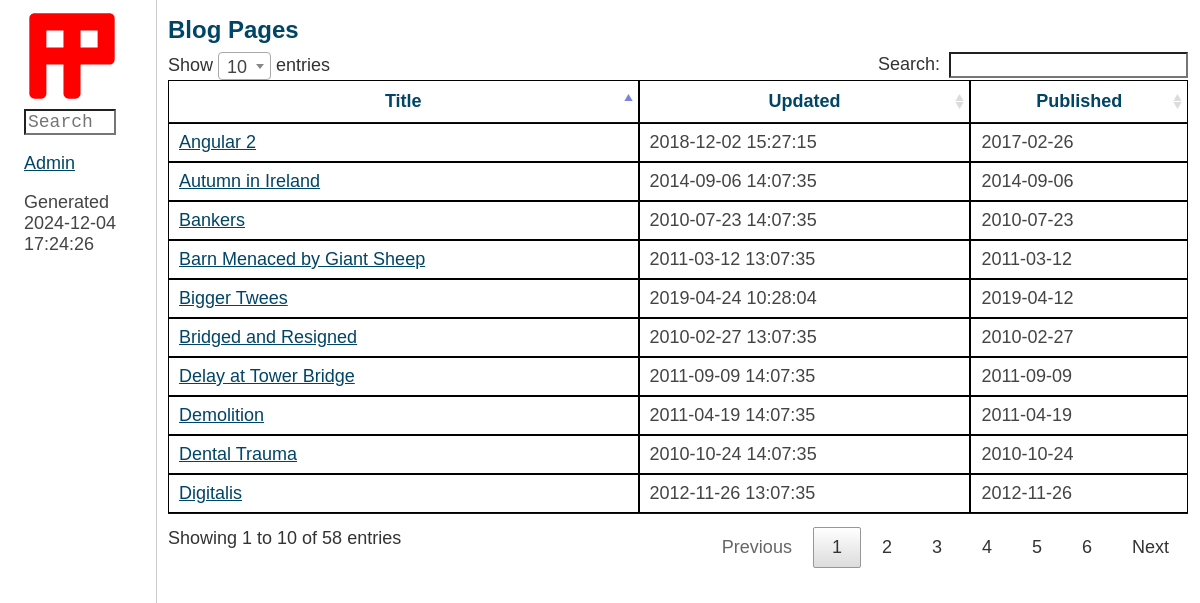
Screenshot of /blog/archive/ with the database file from the repository.
### blog/models.py (models this page shows, shortened)
class BlogPage(Page):
    published = models.DateField(
        verbose_name="Date Published", null=True, blank=True, help_text="dd/mm/yyyy"
    )
    class Meta:
        ordering = ["-published"]

### pages/models.py (models this page shows, shortened)
class Page(models.Model):
    title = models.CharField(max_length=250)
    slug = models.SlugField(max_length=250, unique=True)
    parent = models.ForeignKey("self", on_delete=models.SET_NULL, null=True, blank=True)
    updated = models.DateTimeField(verbose_name="Time Updated", auto_now=True)
    content = models.TextField(verbose_name="Page content", blank=True)
    class Meta:
        ordering = ["title"]

### blog/views.py (the view)
# urls.py: path("archive/", views.BlogPageListView.as_view(), name="blogpage-list"),
class BlogPageListView(ListView):
    model = BlogPage

### blog/templates/blog/blogpage_list.html (shortened to what this page needs)
{% extends "base.html" %}
{% block content %}
    <h2>Blog Pages</h2>
    <table>
        <thead>
            <tr><th>Title</th><th>Updated</th><th>Published</th></tr>
        </thead>
        <tbody>
        {% for blogpage in object_list %}
            <tr>
                <td><a href="{% url 'blogpage-detail'  blogpage.slug %}">{{ blogpage.title }}</a></td>
                <td>{{ blogpage.updated | date:"Y-m-d H:i:s" }}</td>
                <td>{{ blogpage.published | date:"c" }}</td>
            </tr>
        {% endfor %}
        </tbody>
    </table>
{% endblock %}
{% block navlinks %}
    <p><a href="{% url 'admin:blog_blogpage_changelist' %}">Admin</a></p>
{% endblock %}

### project/templates/base.html (shortened to what this page needs)
<!DOCTYPE html>
<html lang="en">
    <head>
    	{% load static %}
   	    <link href="{% static "css/pure-min.css" %}" rel="stylesheet" />
        <link href="{% static "css/jquery.fancybox.min-3.3.5.css" %}" rel="stylesheet" />
        <link href="{% static "css/jquery.dataTables-1.10.18.min.css" %}" rel="stylesheet">
        <link href="{% static "css/select2-4.0.6-rc.0.min.css" %}" rel="stylesheet">
   	    <link href="{% static "css/styles.css" %}" rel="stylesheet">
    </head>
    <body>
        <div id="navigator" role="navigation" class="noprint">
            <a id="logo" href="{% url "homepage" %}">
                <img alt="ahernp logo, links to Homepage" src="{% static "ahernp.svg" %}" title="Homepage" />
            </a>
            <form action="{% url 'search' %}" method="GET">
                <input
                    id="search_string"
                    type="text"
                    name="search"
                    aria-label="Search"
                    placeholder="Search"
                    autofocus>
            </form>
            {% block navlinks %}{% endblock %}
            {% block navinfo %}
                <p>Generated {% now "Y-m-d H:i:s" %}</p>
            {% endblock %}
        </div>
        <div id="content" role="main">
            {% block content %}{% endblock %}
        </div>
    </body>
</html>

### site_assets/css/styles.css (style rules this page uses)
:root { --color: #444; --background-color: #fff; --header-link-color: #046; --code-color: #000; --border-color: #ccc; --table-border-color: #000; --table-row-even-background: #ddd; --table-row-hover-background: #ace; --error-color: white; --error-background-color: maroon; --button-color: #444; }
html, button, input, select, textarea, .pure-g [class *= "pure-u"] { font-family: sans-serif; }
body { font-size: 1.5vw; color: var(--color); background-color: var(--background-color); margin: 0; overflow-wrap: break-word; word-wrap: break-word; }
h1, h2, h3, h4, a, th { color: var(--header-link-color); margin: 1vh 0; }
h2 { font-size: 2vw; }
code, input, textarea { font-family: monospace; color: var(--code-color); background-color: var(--background-color); }
table { border-collapse: collapse; }
th, td { border: 1px solid var(--table-border-color); padding: 0 0.5em 0 0.5em; }
tr.even { background-color: var(--table-row-even-background); }
#navigator { display: block; padding: 1vh 2vw; margin: 0; background-color: var(--background-color); }
@media screen and (orientation: landscape) { #navigator { border-right: 1px var(--border-color) solid; height: 100vh; position: fixed; width: 9vw; } }
#logo img { width: 8vw; }
#search_string { width: 7vw; }
#content { display: block; margin-right: 1vw; padding-top: 1vh; }
@media screen and (orientation: landscape) { #content { margin-left: 14vw; } }
table.dataTable tbody tr { background-color: transparent; }

### rows the page displays
BlogPage: title "Bigger Twees", updated "2019-04-24 10:28:04", published "2019-04-12"
BlogPage: title "Angular 2", updated "2018-12-02 15:27:15", published "2017-02-26"
BlogPage: title "Autumn in Ireland", updated "2014-09-06 14:07:35", published "2014-09-06"
BlogPage: title "Digitalis", updated "2012-11-26 13:07:35", published "2012-11-26"
BlogPage: title "Delay at Tower Bridge", updated "2011-09-09 14:07:35", published "2011-09-09"
BlogPage: title "Demolition", updated "2011-04-19 14:07:35", published "2011-04-19"
BlogPage: title "Barn Menaced by Giant Sheep", updated "2011-03-12 13:07:35", published "2011-03-12"
BlogPage: title "Dental Trauma", updated "2010-10-24 14:07:35", published "2010-10-24"
BlogPage: title "Bankers", updated "2010-07-23 14:07:35", published "2010-07-23"
BlogPage: title "Bridged and Resigned", updated "2010-02-27 13:07:35", published "2010-02-27"
